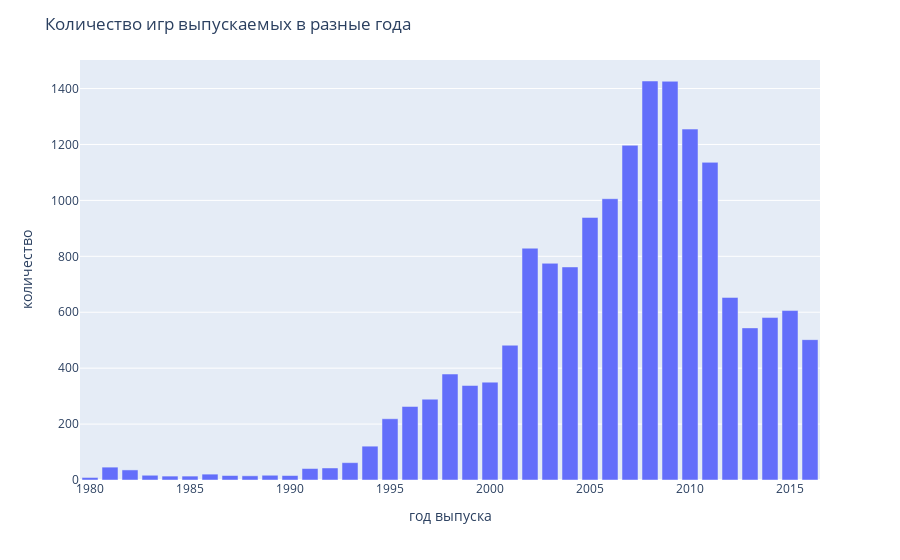

The notebook cell saved with this chart:
### Code cell
px.bar(game_year_count).update_layout(
    title='Количество игр выпускаемых в разные года',

    xaxis=dict(title='год выпуска'),

    yaxis=dict(title='количество'),

    showlegend=False)

### Figure 1 — Plotly figure (JSON) as saved in the notebook; plotly's stock layout.template omitted (floating-point values rounded to 4 significant figures)
{"data": [{"alignmentgroup": "True", "hovertemplate": "variable=count<br>year_of_release=%{x}<br>value=%{y}<extra></extra>", "legendgroup": "count", "marker": {"color": "#636efa", "pattern": {"shape": ""}}, "name": "count", "offsetgroup": "count", "orientation": "v", "showlegend": true, "textposition": "auto", "type": "bar", "x": [2008, 2009, 2010, 2007, 2011, 2006, 2005, 2002, 2003, 2004, 2012, 2015, 2014, 2013, 2016, 2001, 1998, 2000, 1999, 1997, 1996, 1995, 1994, 1993, 1981, 1992, 1991, 1982, 1986, 1989, 1983, 1990, 1987, 1988, 1985, 1984, 1980], "xaxis": "x", "y": [1427, 1426, 1255, 1197, 1136, 1006, 939, 829, 775, 762, 653, 606, 581, 544, 502, 482, 379, 350, 338, 289, 263, 219, 121, 62, 46, 43, 41, 36, 21, 17, 17, 16, 16, 15, 14, 14, 9], "yaxis": "y"}], "layout": {"barmode": "relative", "legend": {"title": {"text": "variable"}, "tracegroupgap": 0}, "margin": {"t": 60}, "showlegend": false, "title": {"text": "Количество игр выпускаемых в разные года"}, "xaxis": {"anchor": "y", "domain": [0, 1], "title": {"text": "год выпуска"}}, "yaxis": {"anchor": "x", "domain": [0, 1], "title": {"text": "количество"}}}}
